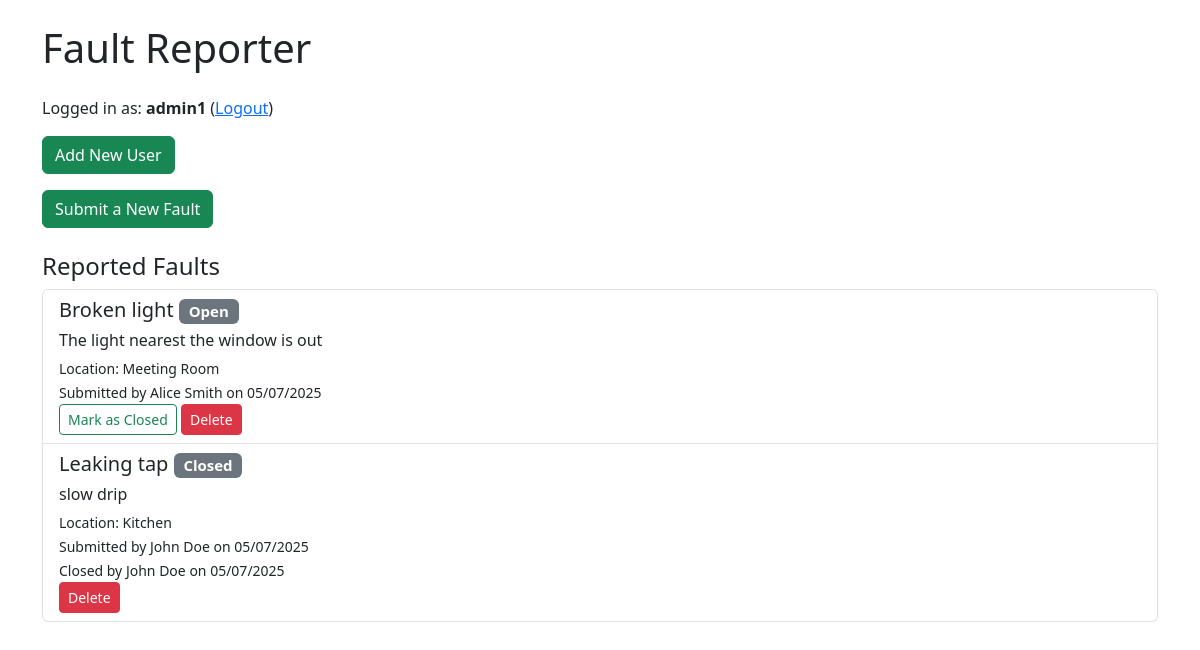
/ (signed in), run on the app's committed database.
### tables this page shows
CREATE TABLE users (
    id INTEGER PRIMARY KEY AUTOINCREMENT,
    username TEXT NOT NULL UNIQUE,
    password TEXT NOT NULL,
    first_name TEXT NOT NULL,
    last_name TEXT NOT NULL,
    role TEXT NOT NULL CHECK (role IN ('user', 'admin'))
);

CREATE TABLE faults (
    id INTEGER PRIMARY KEY AUTOINCREMENT,
    title TEXT NOT NULL,
    description TEXT NOT NULL,
    location TEXT NOT NULL,
    status TEXT NOT NULL CHECK (status IN ('Open', 'Closed')),
    submitted_by INTEGER NOT NULL,
    closed_by INTEGER,
    date_created TEXT DEFAULT CURRENT_TIMESTAMP,
	date_closed TEXT,
    FOREIGN KEY (submitted_by) REFERENCES users(id),
    FOREIGN KEY (closed_by) REFERENCES users(id)
);

### app.py (the view)
@app.route('/')
@login_required
def index():
    db = get_db()
    faults = db.execute("""
    SELECT
        faults.*,
        submitter.first_name || ' ' || submitter.last_name AS submitted_by_name,
        closer.first_name || ' ' || closer.last_name AS closed_by_name
    FROM faults
    JOIN users AS submitter ON faults.submitted_by = submitter.id
    LEFT JOIN users AS closer ON faults.closed_by = closer.id
    ORDER BY faults.date_created DESC
""").fetchall()
    return render_template('index.html', faults=faults)

### app.py (called while the page is built)
@app.template_filter('datetimeformat')
def format_datetime(value):
    try:
        return datetime.strptime(value, "%Y-%m-%d %H:%M:%S").strftime("%d/%m/%Y")
    except ValueError:
        try:
            return datetime.strptime(value, "%Y-%m-%d").strftime("%d/%m/%Y")
        except Exception:
            return value

def get_db():
    if 'db' not in g:
        g.db = sqlite3.connect(DATABASE)
        g.db.row_factory = sqlite3.Row  # So we can use dict-like access
    return g.db

@login_manager.user_loader
def load_user(user_id):
    db = get_db()
    user = db.execute('SELECT * FROM users WHERE id = ?', (user_id,)).fetchone()
    if user:
        return User(id=user['id'], username=user['username'], role=user['role'])
    return None

### templates/index.html (shortened to what this page needs)
<!DOCTYPE html>
<html lang="en">
<head>
    <link href="https://cdn.jsdelivr.net/npm/bootstrap@5.3.0/dist/css/bootstrap.min.css" rel="stylesheet">
</head>
<body class="container mt-4">
    <h1 class="mb-4">Fault Reporter</h1>
    {% if current_user.is_authenticated %}
        <div class="mb-3">
            <p>Logged in as: <strong>{{ current_user.username }}</strong>
                (<a href="{{ url_for('logout') }}">Logout</a>)
            </p>
            {% if current_user.role == 'admin' %}
                <button class="btn btn-success" data-bs-toggle="modal" data-bs-target="#addUserModal">
                    Add New User
                </button>
            {% endif %}
        </div>
    {% else %}
        <p><a href="{{ url_for('login') }}">Login</a></p>
    {% endif %}
    <div class="mb-4">
        <button class="btn btn-success" data-bs-toggle="modal" data-bs-target="#submitFaultModal">
            Submit a New Fault
        </button>
    </div>
    <h2 class="h4">Reported Faults</h2>
    {% if faults %}
        <div class="list-group">
            {% for fault in faults %}
                <div class="list-group-item">
                    <h5 class="mb-1">{{ fault['title'] }} <span class="badge bg-secondary">{{ fault['status'] }}</span></h5>
                    <p class="mb-1">{{ fault['description'] }}</p>
                    <small>Location: {{ fault['location'] }}</small><br>
                    <small>Submitted by {{ fault['submitted_by_name'] }} on {{ fault['date_created'] | datetimeformat }}</small><br>
                    {% if fault['status'] == 'Closed' and fault['closed_by_name'] and fault['date_closed'] %}
                        <small>Closed by {{ fault['closed_by_name'] }} on {{ fault['date_closed'] | datetimeformat }}</small><br>
                    {% endif %}
                    {% if fault['status'] != 'Closed' %}
                        <form method="post" action="{{ url_for('close_fault', fault_id=fault['id']) }}" class="d-inline">
                            <button type="submit" class="btn btn-sm btn-outline-success">Mark as Closed</button>
                        </form>
                    {% endif %}
                    {% if current_user.role == 'admin' %}
                        <form method="post" action="{{ url_for('delete_fault', fault_id=fault['id']) }}" class="d-inline" onsubmit="return confirm('Are you sure you want to delete this fault?');">
                            <button type="submit" class="btn btn-sm btn-danger">Delete</button>
                        </form>
                    {% endif %}
                </div>
            {% endfor %}
        </div>
    {% else %}
        <p>No faults reported yet.</p>
    {% endif %}
</body>
</html>

### data on the page
users: username "admin1"
faults: title "Broken light", status "Open", description "The light nearest the window is out", location "Meeting Room", submitted_by_name "Alice Smith", date_created "05/07/2025"
faults: title "Leaking tap", status "Closed", description "slow drip", location "Kitchen", submitted_by_name "John Doe", date_created "05/07/2025", closed_by_name "John Doe", date_closed "05/07/2025"
